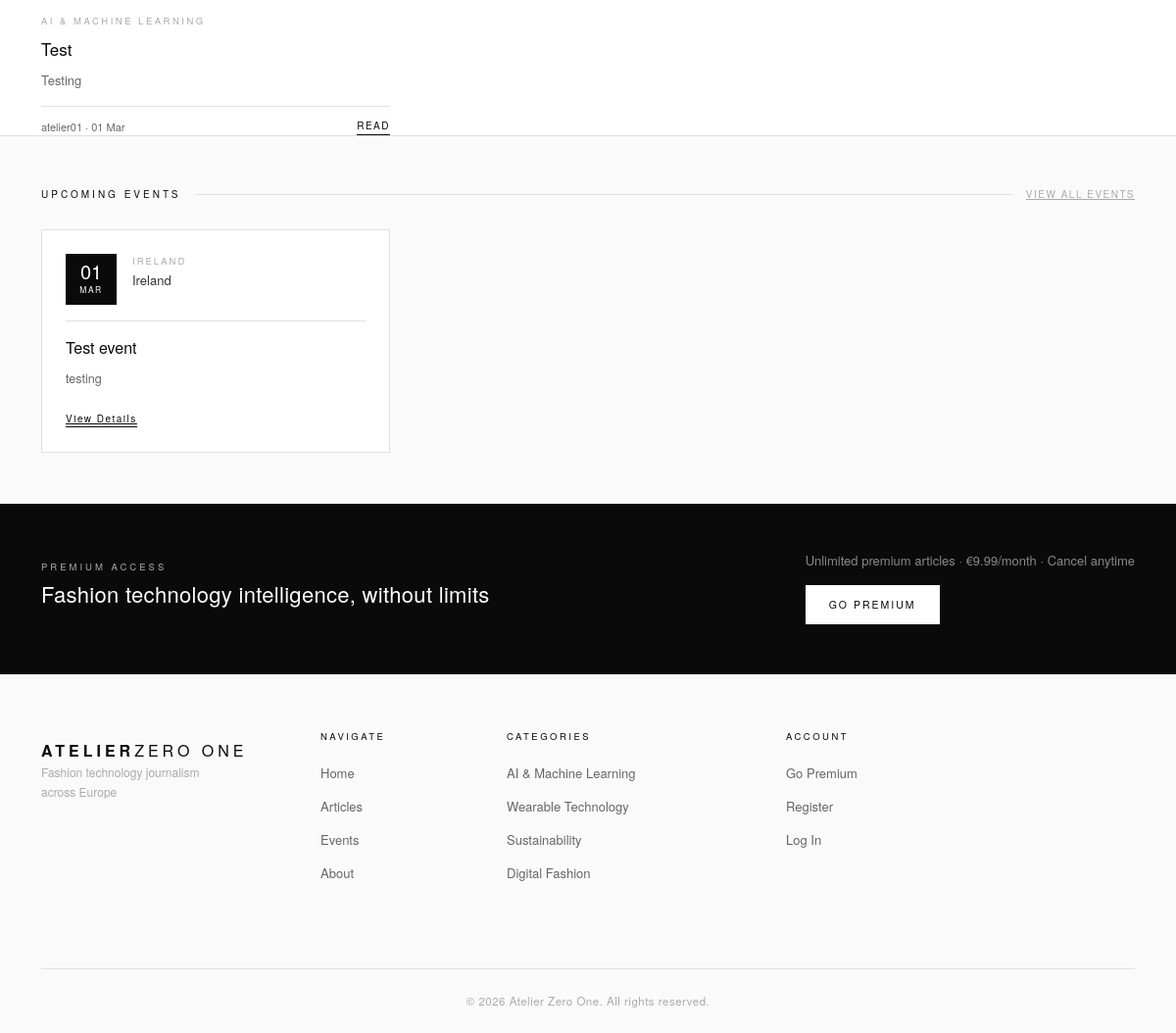
The app's page / (lower part), older data.
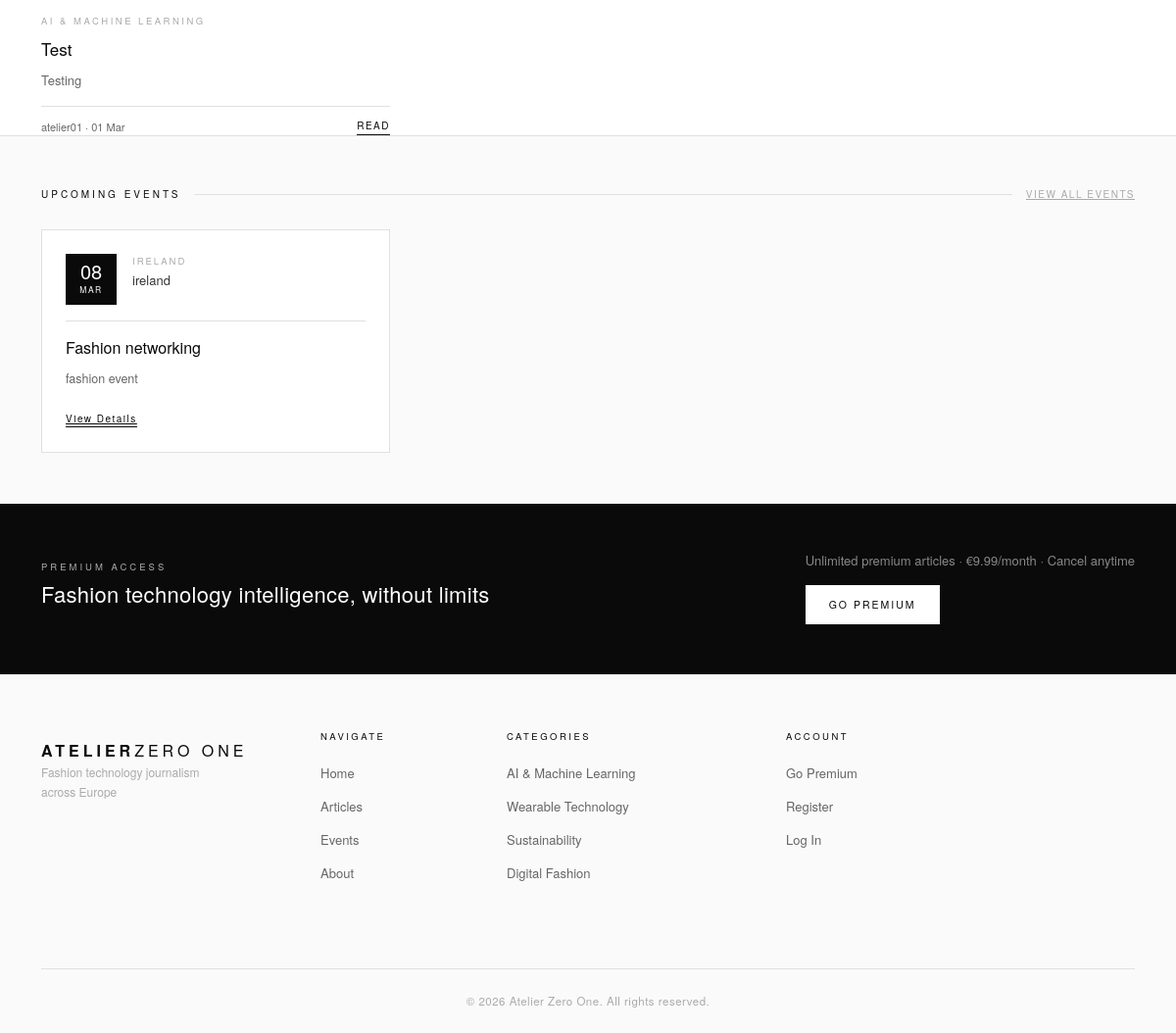
The same page, newer data.
### articles/models.py (models this page shows, shortened)
class Article(models.Model):
    title = models.CharField(max_length=200)
    slug = models.SlugField(unique=True)
    author = models.ForeignKey(
        User, on_delete=models.SET_NULL,
        null=True, blank=True, related_name='articles'
    )
    category = models.ForeignKey(
        Category, on_delete=models.SET_NULL,
        null=True, blank=True, related_name='articles'
    )
    body = models.TextField()
    excerpt = models.TextField(max_length=300, blank=True)
    image = CloudinaryField('image', blank=True, null=True)
    is_premium = models.BooleanField(default=False)
    is_published = models.BooleanField(default=False)
    published_at = models.DateTimeField(null=True, blank=True)
    created_at = models.DateTimeField(auto_now_add=True)
    updated_at = models.DateTimeField(auto_now=True)
    class Meta:
        ordering = ['-published_at']

class Category(models.Model):
    name = models.CharField(max_length=100)
    slug = models.SlugField(unique=True)
    description = models.TextField(blank=True)
    class Meta:
        verbose_name_plural = 'Categories'
        ordering = ['name']
    def __str__(self):
        return self.name

### events/models.py (models this page shows, shortened)
class Event(models.Model):
    title = models.CharField(max_length=200)
    slug = models.SlugField(unique=True)
    description = models.TextField()
    event_date = models.DateTimeField()
    location = models.CharField(max_length=200)
    country = models.CharField(max_length=100)
    website_url = models.URLField(blank=True)
    image = CloudinaryField('image', blank=True, null=True)
    is_published = models.BooleanField(default=False)
    created_at = models.DateTimeField(auto_now_add=True)
    class Meta:
        ordering = ['event_date']

### home/views.py (the view)
# urls.py: path('', views.index, name="home"),
def index(request):
    featured_articles = Article.objects.filter(
        is_published='True').order_by('-created_at')[:4]
    upcoming_events = Event.objects.all().order_by('event_date')[:3]
    context = {
        'featured_articles': featured_articles,
        'upcoming_events': upcoming_events,
    }
    return render(request, 'home/index.html', context)

### home/templates/home/index.html (shortened to what this page needs)
{% extends 'base.html' %}
{% load static %}
{% block extra_css %}
<link rel="stylesheet" href="{% static 'css/home.css' %}">
{% endblock %}
{% block content %}
<section class="articles-section">
    <div class="container">
        <div class="row g-4">
            {% for article in featured_articles %}
            <div class="col-md-6 col-lg-4">
                <article class="article-card">
                    <div class="card-cat">{{ article.category }}</div>
                    <h2 class="card-title">{{ article.title }}</h2>
                    <p class="card-excerpt">{{ article.excerpt }}</p>
                    <div class="card-footer-row">
                        <div class="card-meta"><span>{{ article.author }}</span> · {{ article.created_at|date:"d M" }}</div>
                        <a href="{% url 'articles:article_detail' article.slug %}" class="card-link">Read</a>
                    </div>
                </article>
            </div>
            {% empty %}
            <p>No articles yet.</p>
            {% endfor %}
        </div>
    </div>
</section>
<section class="events-section">
    <div class="container">
        <div class="section-label-row">
            <span class="section-label">Upcoming Events</span>
            <span class="section-rule"></span>
            <a href="{% url 'events:event_list' %}" class="section-more">View All Events</a>
        </div>
        <div class="row g-4">
            {% for event in upcoming_events %}
            <div class="col-md-6 col-lg-4">
                <div class="event-card">
                    <div class="event-date-block">
                        <div class="event-date-box">
                            <span class="event-day">{{ event.event_date|date:"d" }}</span>
                            <span class="event-month">{{ event.event_date|date:"M" }}</span>
                        </div>
                        <div class="event-location-info">
                            <div class="event-country">{{ event.country }}</div>
                            <div class="event-venue">{{ event.location }}</div>
                        </div>
                    </div>
                    <h3 class="event-title">{{ event.title }}</h3>
                    <p class="event-desc">{{ event.description|truncatewords:30 }}</p>
                    <div class="event-footer">
                        <a href="{% url 'events:event_detail' event.slug %}" class="event-link">View Details</a>
                    </div>
                </div>
            </div>
            {% empty %}
            <p>No upcoming events.</p>
            {% endfor %}
        </div>
    </div>
</section>
{% if not request.user.is_authenticated %}
<section class="newsletter-stripe">
    <div class="container newsletter-inner">
        <div class="newsletter-copy">
            <div class="newsletter-eyebrow">Premium Access</div>
            <h2 class="newsletter-headline">Fashion technology intelligence, without limits</h2>
        </div>
        <div>
            <p style="color:#888; font-size:13px; margin-bottom:16px;">Unlimited premium articles · €9.99/month · Cancel anytime</p>
            <a href="{% url 'subscriptions:subscription_page' %}" class="newsletter-submit">Go Premium</a>
        </div>
    </div>
</section>
{% endif %}
{% endblock %}

### templates/base.html (shortened to what this page needs)
{% load static %}
<!doctype html>
<html lang="en">
  <head>
    <link href="https://cdn.jsdelivr.net/npm/bootstrap@5.3.8/dist/css/bootstrap.min.css" rel="stylesheet">
    <link rel="stylesheet" href="https://cdn.jsdelivr.net/npm/bootstrap-icons@1.11.0/font/bootstrap-icons.css">
    <link rel="stylesheet" href="{% static 'css/base.css' %}">
    {% block extra_css %}{% endblock %}
  </head>
  <body>
    <main>
        {% block content %}{% endblock %}
    </main>
   {% include 'includes/footer.html' %}
  </body>
</html>

### templates/includes/navbar.html (shortened to what this page needs)
{% load static %}

### templates/includes/footer.html
{% load static %}
<footer>
    <div class="container">
        <div class="row g-4">
            <div class="col-md-3 mb-4">
                <div class="footer-brand"><strong>Atelier</strong>Zero One</div>
                <p class="footer-tagline">Fashion technology journalism across Europe</p>
            </div>
        <div class="col-md-2 mb-4">
            <div class="footer-col-title">Navigate</div>
            <ul class="footer-links">
                <li><a href="{% url 'home' %}">Home</a></li>
                <li><a href="{% url 'articles:article_list' %}">Articles</a></li>
                <li><a href="{% url 'events:event_list' %}">Events</a></li>
                <li><a href="#">About</a></li>
            </ul>
        </div>
        <div class="col-md-3 mb-4">
            <div class="footer-col-title">Categories</div>
            <ul class="footer-links">
                <li><a href="#">AI & Machine Learning</a></li>
                <li><a href="#">Wearable Technology</a></li>
                <li><a href="#">Sustainability</a></li>
                <li><a href="#">Digital Fashion</a></li>
            </ul>
        </div>
        <div class="col-md-2 mb-4">
            <div class="footer-col-title">Account</div>
            <ul class="footer-links">
                <li><a href="{% url 'subscriptions:subscription_page' %}">Go Premium</a></li>
                {% if user.is_authenticated %}
                    <li><a href="#">Profile</a></li>
                    <li><a href="{% url 'account_logout' %}">Log Out</a></li>
                {% else %}
                    <li><a href="{% url 'account_signup' %}">Register</a></li>
                    <li><a href="{% url 'account_login' %}">Log In</a></li>
                {% endif %}
            </ul>
        </div>
    </div>
        <div class="footer-bottom">
            &copy; 2026 Atelier Zero One. All rights reserved.
        </div>
    </div>
</footer>

### static/css/base.css (style rules this page uses)
:root { --black: #0a0a0a; --white: #ffffff; --grey-50: #fafafa; --grey-100: #f4f4f4; --grey-200: #e8e8e8; --grey-300: #d0d0d0; --grey-400: #aaaaaa; --grey-600: #666666; --grey-800: #333333; --border: #e0e0e0; --gold: #b8953a; --gold-light: #fffdf5; }
body { display: flex; flex-direction: column; min-height: 100vh; font-family: 'Helvetica Neue', Helvetica, Arial, sans-serif; }
main { flex: 1; }
footer { background: var(--grey-50); border-top: 3px solid var(--black); padding: 56px 0 0; }
.footer-brand { font-size: 16px; font-weight: 200; letter-spacing: 4px; text-transform: uppercase; color: var(--black); margin-top: 10px; }
.footer-brand strong { font-weight: 700; }
.footer-tagline { font-size: 12px; color: var(--grey-400); max-width: 200px; line-height: 1.65; }
.footer-col-title { font-size: 9.5px; letter-spacing: 2.5px; text-transform: uppercase; color: var(--black); font-weight: 500; margin-bottom: 18px; }
.footer-links { list-style: none; padding: 0; margin: 0; }
.footer-links li { margin-bottom: 10px; }
.footer-links a { font-size: 13px; color: var(--grey-600); transition: color 0.2s; text-decoration: none; }
.footer-bottom { text-align: center; margin-top: 52px; padding: 24px 0; border-top: 1px solid var(--border); font-size: 11.5px; color: var(--grey-400); letter-spacing: 0.5px; }
.section-label-row { display: flex; align-items: center; gap: 14px; margin-bottom: 28px; }
.section-label { font-size: 10px; letter-spacing: 3px; text-transform: uppercase; color: var(--black); font-weight: 500; white-space: nowrap; }
.section-rule { flex: 1; height: 1px; background: var(--border); }
.section-more { font-size: 10px; letter-spacing: 1.5px; text-transform: uppercase; color: var(--grey-400); white-space: nowrap; transition: color 0.2s; }
.article-card { display: flex; flex-direction: column; height: 100%; cursor: pointer; transition: transform 0.25s ease; }
.card-cat { font-size: 9.5px; letter-spacing: 2.5px; text-transform: uppercase; color: var(--grey-400); margin-bottom: 9px; }
.card-title { font-size: 17px; font-weight: 400; line-height: 1.4; color: var(--black); margin-bottom: 10px; transition: opacity 0.2s; }
.card-excerpt { font-size: 13px; color: var(--grey-600); line-height: 1.7; font-weight: 300; margin-bottom: 14px; flex: 1; }
.card-footer-row { display: flex; align-items: center; justify-content: space-between; padding-top: 12px; border-top: 1px solid var(--border); margin-top: auto; }
.card-meta { font-size: 11px; color: var(--grey-400); }
.card-meta span { color: var(--grey-600); }
.card-link { font-size: 10px; letter-spacing: 1.5px; text-transform: uppercase; color: var(--black); border-bottom: 1px solid var(--black); padding-bottom: 1px; transition: opacity 0.2s; text-decoration: none; }
.events-section { padding: 52px 0; border-top: 1px solid var(--border); background: var(--grey-50); }
.event-card { background: var(--white); border: 1px solid var(--border); padding: 24px; display: flex; flex-direction: column; height: 100%; cursor: pointer; transition: transform 0.25s ease, box-shadow 0.25s ease; }
.event-date-block { display: flex; align-items: flex-start; gap: 16px; margin-bottom: 16px; padding-bottom: 16px; border-bottom: 1px solid var(--border); }
.event-date-box { background: var(--black); color: var(--white); width: 52px; height: 52px; display: flex; flex-direction: column; align-items: center; justify-content: center; flex-shrink: 0; }
.event-day { font-size: 20px; font-weight: 300; line-height: 1; }
.event-month { font-size: 8.5px; letter-spacing: 1.5px; text-transform: uppercase; margin-top: 2px; }
.event-location-info { flex: 1; }
.event-country { font-size: 9.5px; letter-spacing: 2px; text-transform: uppercase; color: var(--grey-400); margin-bottom: 3px; }
.event-venue { font-size: 13px; color: var(--grey-800); }
.event-title { font-size: 16px; font-weight: 400; line-height: 1.4; color: var(--black); margin-bottom: 10px; }
.event-desc { font-size: 12.5px; color: var(--grey-600); line-height: 1.65; font-weight: 300; flex: 1; margin-bottom: 16px; }
.event-link { font-size: 10px; letter-spacing: 1.5px; text-transform: uppercase; color: var(--black); border-bottom: 1px solid var(--black); padding-bottom: 1px; transition: opacity 0.2s; text-transform: none; }
.card-title { font-size: 17px; font-weight: 400; line-height: 1.4; color: var(--black); margin-bottom: 10px; }
.card-meta { font-size: 11px; color: var(--grey-600); }

Row changes from the older to the newer data that the page shows:
removed Event: event_date "01", event_date "MAR", country "IRELAND", location "Ireland", title "Test event", description "testing"
added Event: event_date "08", event_date "MAR", country "IRELAND", location "ireland", title "Fashion networking", description "fashion event"
